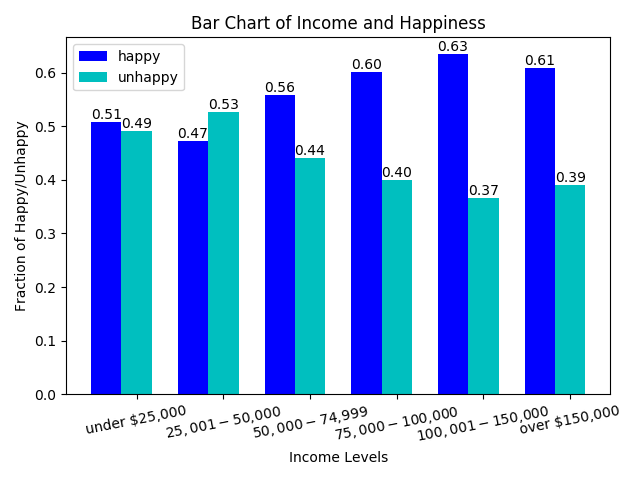

This figure's Python source:
import pandas as pd
import numpy as np
import matplotlib.pyplot as plt

df = pd.read_csv('../data/train.csv')
income_and_happiness = df[['Income', 'Happy']].dropna()
income_and_happiness = np.array(income_and_happiness)

n_group = 6
income_tuple = []
income_tuple.append(np.where(income_and_happiness == "under $25,000")[0])
income_tuple.append(np.where(income_and_happiness == "$25,001 - $50,000")[0])
income_tuple.append(np.where(income_and_happiness == "$50,000 - $74,999")[0])
income_tuple.append(np.where(income_and_happiness == "$75,000 - $100,000")[0])
income_tuple.append(np.where(income_and_happiness == "$100,001 - $150,000")[0])
income_tuple.append(np.where(income_and_happiness == "over $150,000")[0])


happy_idx = np.where(income_and_happiness  == 1)[0]
unhappy_idx = np.where(income_and_happiness  == 0)[0]

happy_income_count = []
unhappy_income_count = []
for i in range(6):
	happy_income_count.append(np.intersect1d(income_tuple[i],happy_idx).shape[0])
	unhappy_income_count.append(np.intersect1d(income_tuple[i],unhappy_idx).shape[0])

total_count = []
for i in range(6):
	total_count.append(happy_income_count[i]+unhappy_income_count[i])

for i in range(6):
	happy_income_count[i]=float(happy_income_count[i])/total_count[i]
	unhappy_income_count[i] = float(unhappy_income_count[i])/total_count[i]


bar_width = 0.35
index = np.arange(n_group)
rect1 = plt.bar(index, happy_income_count, bar_width, color='b', label="happy")
rect2 = plt.bar(index+bar_width, unhappy_income_count, bar_width, color='c', label="unhappy")
plt.title("Bar Chart of Income and Happiness")
plt.xlabel("Income Levels")
plt.ylabel("Fraction of Happy/Unhappy")
plt.xticks(index + bar_width, ("under $25,000", "$25,001 - $50,000", "$50,000 - $74,999", 
							"$75,000 - $100,000", "$100,001 - $150,000", "over $150,000"), rotation = 11)
plt.legend()
# attach some text labels
count = 0
for rect in rect1:
    height = rect.get_height()
    plt.text(rect.get_x() + rect.get_width()/2., height, "%.2f" %happy_income_count[count],ha='center', va='bottom')
    count += 1

count = 0
for rect in rect2:
    height = rect.get_height()
    plt.text(rect.get_x() + rect.get_width()/2., height, "%.2f" %unhappy_income_count[count],ha='center', va='bottom')
    count += 1

plt.tight_layout()
plt.savefig("bar_chart.png")

